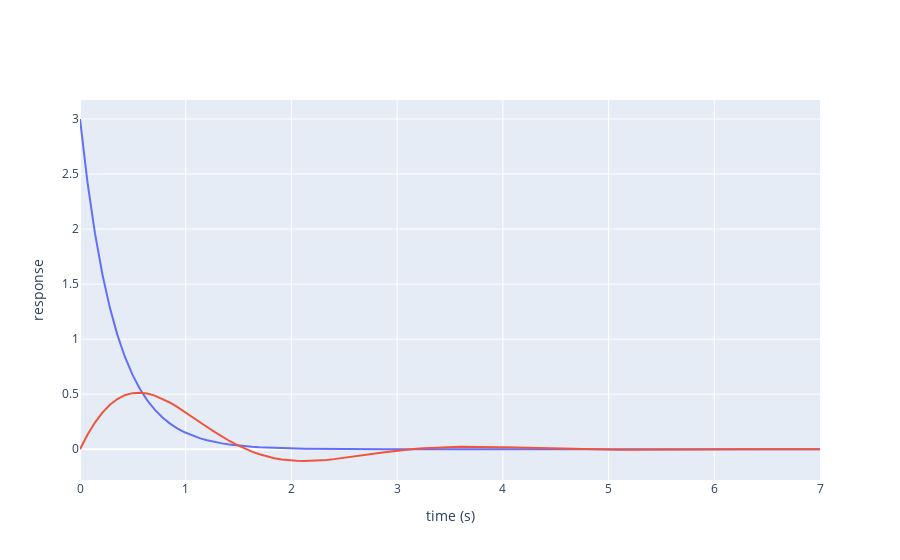

Notebook cell for this chart:
### Markdown cell above
## Impulse Reponse

### Code cell
impulse([sys1,sys2])
